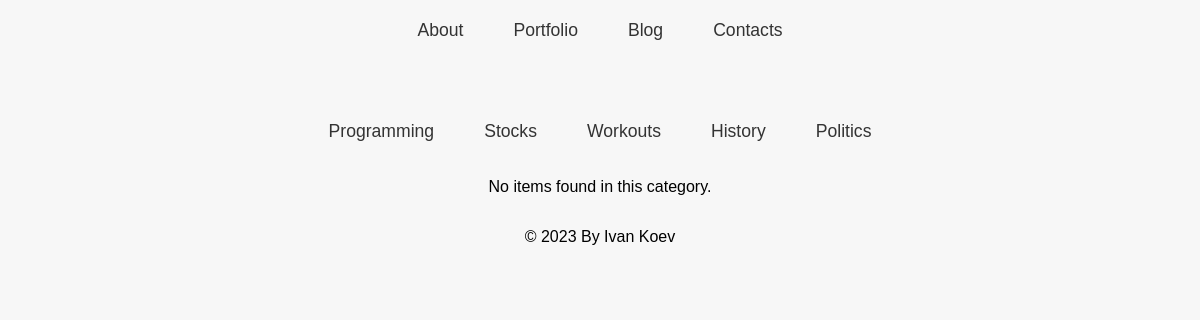
/portfolio/, run on an earlier commit of the app's database.
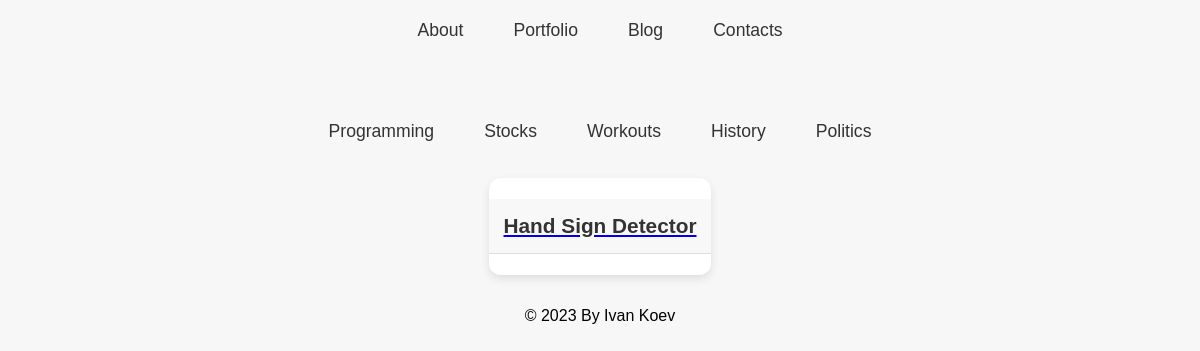
And on a later commit of the database.
### personal_website/models.py (models this page shows)
class PortfolioItem(models.Model):
    title = models.CharField(max_length=255)
    description = models.TextField(blank=True, null=True)
    image = models.ImageField(upload_to='portfolio_images/', blank=True, null=True)
    category = models.CharField(max_length=50, choices=[("programming", "Programming"),
                                                        ("stocks", "Stocks"),
                                                        ("workouts", "Workouts"),
                                                        ("history", "History"),
                                                        ("politics", "Politics"), ])
    class Meta:
        abstract = True

class ProgrammingItem(PortfolioItem):
    repo_link = models.URLField(blank=True, null=True)
    demo_link = models.URLField(blank=True, null=True)

### personal_website/views.py (the view)
# urls.py: path("portfolio/", views.portfolio, name="portfolio"),
def portfolio(request, category="programming"):
    categories = {
        "programming": ProgrammingItem,
        "stocks": StockItem,
        "workouts": WorkoutItem,
        "history": HistoryItem,
        "politics": PoliticsItem,
    }
    model = categories.get(category, ProgrammingItem)
    items = model.objects.all()
    return render(request, "portfolio.html", {
        "categories": categories.keys(),
        "selected_category": category,
        "items": items,
    })

### personal_website/templates/portfolio.html (shortened to what this page needs)
{% extends "base.html" %}
{% load static %}
{% block content %}
<link rel="stylesheet" type="text/css" href="{% static 'css/portfolio.css' %}">
    <nav>
        <ul>
            {% for cat in categories %}
                <li>
                    <a href="{% url 'portfolio_category' category=cat %}"
                       class="{% if cat == selected_category %}active{% endif %}">
                        {{ cat|title }}
                    </a>
                </li>
            {% endfor %}
        </ul>
    </nav>
<ul class="portfolio-list">
    {% for item in items %}
        <li class="portfolio-item">
            <a href="{% url 'portfolio_item_detail' category=selected_category item_id=item.id %}">
                <h3 class="portfolio-title">{{ item.title }}</h3>
            </a>
        </li>
    {% empty %}
        <li>No items found in this category.</li>
    {% endfor %}
</ul>
{% endblock %}

What changed in the data, as far as the page shows it:
added ProgrammingItem: title "Hand Sign Detector"
Also different on the page:
text no longer shown: "No items found in this category."
